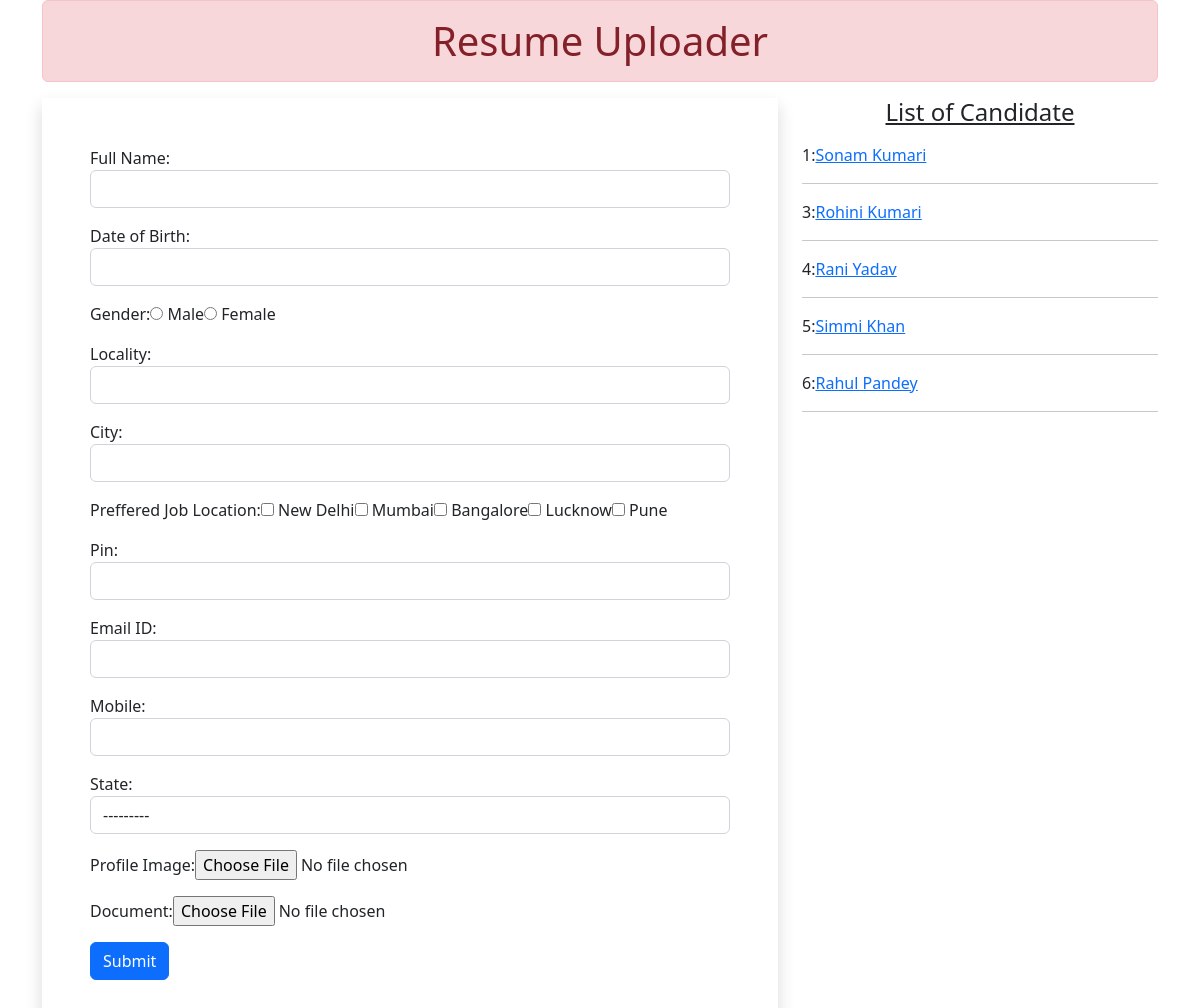
The page / on the database its author committed.
### myapp/models.py (models this page shows)
class Resume(models.Model):
    name=models.CharField(max_length=100)
    dob=models.DateField(auto_now=False,auto_now_add=False)
    gender=models.CharField(max_length=100)
    locality=models.CharField(max_length=100)
    city=models.CharField(max_length=100)
    pin=models.PositiveIntegerField()
    state=models.CharField(choices=State_Choice,max_length=70)
    mobile=models.PositiveIntegerField()
    email=models.EmailField()
    job_city=models.CharField(max_length=100)
    profile_image=models.ImageField(upload_to="profileimg",blank=True)
    file=models.FileField(upload_to="doc",blank=True)

### myapp/views.py (the view, shortened to what this page needs)
# urls.py: path("",HomeView.as_view(),name="HomeView"),
class HomeView(View):
    def get(self,request):
        fm=ResumeForm()
        candidates=Resume.objects.all()
        return render(request,"myapp/home.html",{"form":fm,"candidates":candidates})

### myapp/forms.py
class ResumeForm(forms.ModelForm):
    gender=forms.ChoiceField(choices=GENDER_CHOICE,widget=forms.RadioSelect)
    job_city=forms.MultipleChoiceField(label="Preffered Job Location",choices=Job_location_choices,widget=forms.CheckboxSelectMultiple)
    class Meta:
        model=Resume
        fields=['name','dob','gender','locality','city','job_city','pin','email','mobile','state','profile_image','file']
        labels={"name":"Full Name","dob":"Date of Birth","profile_image":"Profile Image","mobile":"Mobile","pin":"Pin","email":"Email ID","file":"Document"}
        widgets={
            'name':forms.TextInput(attrs={"class":"form-control"}),
            'dob':forms.DateInput(attrs={"class":"form-control","id":"datepicker"}),
            'locality':forms.TextInput(attrs={"class":"form-control"}),
            'city':forms.TextInput(attrs={"class":"form-control"}),
            'pin':forms.NumberInput(attrs={"class":"form-control"}),
            'state':forms.Select(attrs={"class":"form-control"}),
            'mobile':forms.NumberInput(attrs={"class":"form-control"}),
            'email':forms.EmailInput(attrs={"class":"form-control"}),
        }

### myapp/templates/myapp/home.html (shortened to what this page needs)
<!DOCTYPE html>
{% load static %}
<html lang="en">
<head>
    <link rel="stylesheet" href="//code.jquery.com/ui/1.13.1/themes/base/jquery-ui.css">
    <link rel="stylesheet" href="{% static 'myapp/css/bootstrap.css' %}">
    <link rel="stylesheet" href="{% static 'myapp/css/style.css' %}">
</head>
<body>
    <div class="container mb-5">
        <h1 class="text-center alert alert-danger p-3">Resume Uploader</h1>
        <div class="row">
            <div class="col-sm-8">
                <form action="" method="POST" enctype="multipart/form-data" class="shadow p-5">
                    {% for fm in form %}
                    <div class="form-group mb-3">{{fm.label_tag}}{{fm}}<small class="text-danger">{{fm.errors}}</small></div>
                    {% endfor %}
                    <input type="submit" value="Submit" class="btn btn-primary">
                </form>
            </div>
            <div class="col-sm-4">
                <h4 class="text-center mb-3"><u>List of Candidate</u></h4>
                {% for candidate in candidates %}
                {{candidate.id}}:<a href="{% url 'CandidateView' candidate.id %}">{{candidate.name}}</a><hr>
                {% endfor %}
            </div>
        </div>
    </div>
</body>
</html>

### myapp/static/myapp/css/style.css (style rules this page uses)
#id_gender,#id_job_city { display: inline-flex; }

### rows shown on the page
Resume: id "1", name "Sonam Kumari"
Resume: id "3", name "Rohini Kumari"
Resume: id "4", name "Rani Yadav"
Resume: id "5", name "Simmi Khan"
Resume: id "6", name "Rahul Pandey"

### other values the page prints
{{ fm.label_tag }} "Full Name:" "Date of Birth:" "Gender:" "Locality:" "City:" "Preffered Job Location:" "Pin:" "Email ID:" "Mobile:" "State:" "Profile Image:" "Document:"
